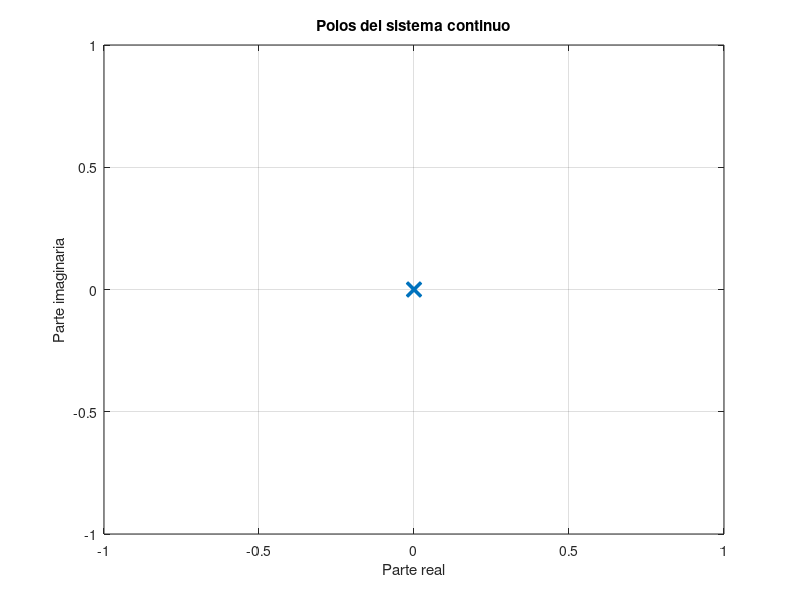
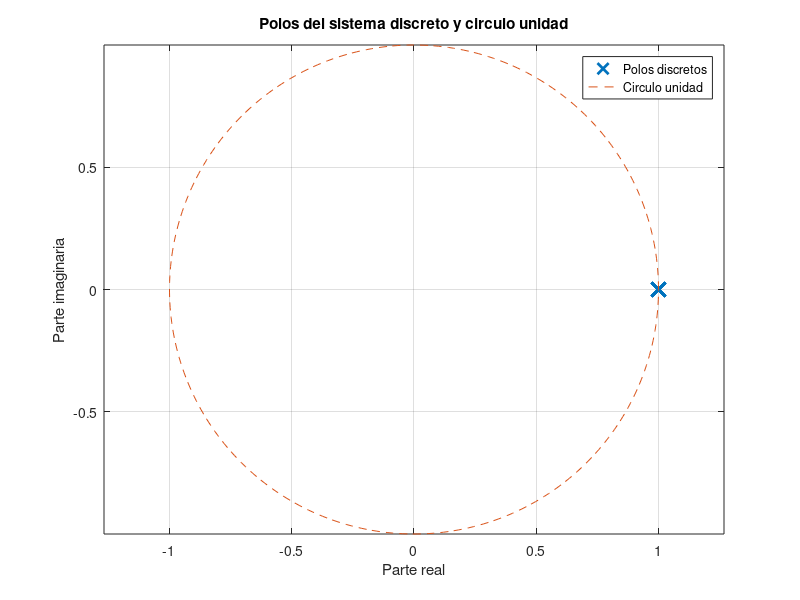

Reproduce these figures in MATLAB, in order.
%% BoosterInit_P2.m
% Practica 2
% Discretizacion y analisis estructural del modelo del cohete

%% Limpieza inicial
clear; close all; clc;
format long e

%% Parametros fisicos del cohete

m = 5e5;        % Masa del cohete [kg]
g = 10;         % Gravedad [m/s^2]
Theta = 2e8;    % Momento de inercia [kg*m^2]
LT = 35;        % Distancia motor-centro de gravedad [m]
FT0 = m*g;      % Empuje de equilibrio [N]

%% Modelo continuo linealizado

A = [0 0 0 0 -1 0;
     0 0 0 1  0 0;
     0 0 0 0  0 1;
     0 0 0 0  0 0;
     0 0 10 0 0 0;
     0 0 0 0  0 0];

B = [0       0;
     0       0;
     0       0;
     0   2e-6;
     10      0;
    -0.875   0];

C = eye(6);

D = zeros(6,2);

%% Sistema continuo

sysc = ss(A,B,C,D);

%% Discretizacion del sistema

Ts = 0.1;              % Tiempo de muestreo [s]

sysd = c2d(sysc, Ts);  % Sistema discreto

Phi = sysd.A;          % Matriz dinamica discreta
H = sysd.B;            % Matriz de entrada discreta
Cd = sysd.C;           % Matriz de salida discreta
Dd = sysd.D;           % Matriz directa discreta

%% Mostrar matrices discretas

disp('---------------------------------------------')
disp('Matriz Phi del sistema discreto:')
disp(Phi)

disp('Matriz H del sistema discreto:')
disp(H)
disp('---------------------------------------------')

%% Analisis de estabilidad

% Polos del sistema continuo
polos_c = eig(A);

% Polos del sistema discreto
polos_d = eig(Phi);

disp('Polos del sistema continuo:')
disp(polos_c)

disp('Polos del sistema discreto:')
disp(polos_d)

disp('Modulo de los polos discretos:')
disp(abs(polos_d))

%% Representacion grafica de los polos continuos

figure;
plot(real(polos_c), imag(polos_c), 'x', 'MarkerSize', 10, 'LineWidth', 2);
grid on;
xlabel('Parte real');
ylabel('Parte imaginaria');
title('Polos del sistema continuo');

%% Representacion grafica de los polos discretos

figure;
plot(real(polos_d), imag(polos_d), 'x', 'MarkerSize', 10, 'LineWidth', 2);
hold on;

theta = linspace(0, 2*pi, 300);
plot(cos(theta), sin(theta), '--');

grid on;
axis equal;
xlabel('Parte real');
ylabel('Parte imaginaria');
title('Polos del sistema discreto y circulo unidad');
legend('Polos discretos','Circulo unidad');

%% Analisis de controlabilidad con ambos actuadores

Co = ctrb(Phi, H);
    
rango_Co = rank(Co);

disp('---------------------------------------------')
disp('Rango de la matriz de controlabilidad con ambos actuadores:')
disp(rango_Co)

if rango_Co == 6
    disp('El sistema es completamente controlable con ambos actuadores.')
else
    disp('El sistema NO es completamente controlable con ambos actuadores.')
end

%% Controlabilidad usando solo alpha

H_alpha = H(:,1);

Co_alpha = ctrb(Phi, H_alpha);

rango_alpha = rank(Co_alpha);

disp('Rango de controlabilidad usando solo alpha:')
disp(rango_alpha)

if rango_alpha == 6
    disp('Con alpha se puede controlar todo el sistema.')
else
    disp('Con alpha solo se controla una parte del sistema.')
end


%% Controlabilidad usando solo dFT

H_dFT = H(:,2);

Co_dFT = ctrb(Phi, H_dFT);

rango_dFT = rank(Co_dFT);

disp('Rango de controlabilidad usando solo dFT:')
disp(rango_dFT)

if rango_dFT == 6
    disp('Con dFT se puede controlar todo el sistema.')
else
    disp('Con dFT solo se controla una parte del sistema.')
end

disp('---------------------------------------------')

%% Separacion en subsistemas lateral y vertical

% Estados:
% 1 -> xCG
% 2 -> yCG
% 3 -> psi
% 4 -> ub
% 5 -> vb
% 6 -> rb

%% Subsistema lateral-actitud

idx_lat = [1 3 5 6];

Phi_lat = Phi(idx_lat, idx_lat);
H_lat = H(idx_lat, 1);   % Entrada alpha

Co_lat = ctrb(Phi_lat, H_lat);
rango_lat = rank(Co_lat);

disp('Controlabilidad del subsistema lateral-actitud:')
disp(rango_lat)

if rango_lat == length(idx_lat)
    disp('El subsistema lateral-actitud es controlable mediante alpha.')
else
    disp('El subsistema lateral-actitud NO es completamente controlable mediante alpha.')
end


%% Subsistema vertical

idx_ver = [2 4];

Phi_ver = Phi(idx_ver, idx_ver);
H_ver = H(idx_ver, 2);   % Entrada dFT

Co_ver = ctrb(Phi_ver, H_ver);
rango_ver = rank(Co_ver);

disp('Controlabilidad del subsistema vertical:')
disp(rango_ver)

if rango_ver == length(idx_ver)
    disp('El subsistema vertical es controlable mediante dFT.')
else
    disp('El subsistema vertical NO es completamente controlable mediante dFT.')
end

disp('---------------------------------------------')

%% Analisis de observabilidad con todos los estados medidos

Ob = obsv(Phi, Cd);

rango_Ob = rank(Ob);

disp('Analisis de observabilidad con todos los estados medidos:')
disp('Rango de la matriz de observabilidad:')
disp(rango_Ob)

if rango_Ob == 6
    disp('El sistema es completamente observable midiendo todos los estados.')
else
    disp('El sistema NO es completamente observable.')
end

disp('---------------------------------------------')

%% Observabilidad midiendo solo posicion y angulo

% Se consideran como salidas medidas:
% xCG, yCG y psi

C_pos = [1 0 0 0 0 0;
         0 1 0 0 0 0;
         0 0 1 0 0 0];

Ob_pos = obsv(Phi, C_pos);

rango_Ob_pos = rank(Ob_pos);

disp('Observabilidad midiendo solo xCG, yCG y psi:')
disp('Rango de la matriz de observabilidad parcial:')
disp(rango_Ob_pos)

if rango_Ob_pos == 6
    disp('El sistema sigue siendo observable midiendo solo posiciones y angulo.')
else
    disp('El sistema NO es completamente observable con estas medidas.')
end

disp('---------------------------------------------')

%% Influencia del tiempo de muestreo

Ts_values = [0.01 0.05 0.1 0.2 0.5 1];

disp('Influencia del tiempo de muestreo sobre los polos discretos:')

for i = 1:length(Ts_values)

    Ts_i = Ts_values(i);

    sysd_i = c2d(sysc, Ts_i);

    Phi_i = sysd_i.A;

    polos_i = eig(Phi_i);

    disp('---------------------------------------------')
    disp(['Tiempo de muestreo Ts = ', num2str(Ts_i), ' s'])
    disp('Polos discretos:')
    disp(polos_i)
    disp('Modulo de los polos:')
    disp(abs(polos_i))

end

disp('---------------------------------------------')

%% Sensibilidad parametrica frente a la masa

% Se estudia el efecto de variar la masa del cohete
% respecto al valor nominal.

m_values = [0.8*m, m, 1.2*m];

disp('Sensibilidad parametrica frente a la masa:')

for i = 1:length(m_values)

    m_i = m_values(i);

    % Recalculo del efecto de dFT sobre la dinamica vertical
    B_i = [0       0;
           0       0;
           0       0;
           0   1/m_i;
           10      0;
          -0.875   0];

    sysc_i = ss(A, B_i, C, D);
    sysd_i = c2d(sysc_i, Ts);

    Phi_i = sysd_i.A;
    H_i = sysd_i.B;

    polos_i = eig(Phi_i);
    Co_i = ctrb(Phi_i, H_i);
    rango_Co_i = rank(Co_i);

    disp('---------------------------------------------')
    disp(['Masa considerada m = ', num2str(m_i), ' kg'])

    disp('Columna de H asociada a dFT:')
    disp(H_i(:,2))

    disp('Polos discretos:')
    disp(polos_i)

    disp('Rango de controlabilidad:')
    disp(rango_Co_i)

end

disp('---------------------------------------------')

%% Sensibilidad parametrica frente al momento de inercia

% Se estudia el efecto de variar el momento de inercia del cohete
% respecto al valor nominal.

Theta_values = [0.8*Theta, Theta, 1.2*Theta];

disp('Sensibilidad parametrica frente al momento de inercia:')

for i = 1:length(Theta_values)

    Theta_i = Theta_values(i);

    % Recalculo del efecto de alpha sobre la dinamica angular
    % Termino nominal: -(FT0*LT)/Theta = -0.875

    coef_alpha_rb = -(FT0*LT)/Theta_i;

    B_i = [0       0;
           0       0;
           0       0;
           0   1/m;
           10      0;
           coef_alpha_rb   0];

    sysc_i = ss(A, B_i, C, D);
    sysd_i = c2d(sysc_i, Ts);

    Phi_i = sysd_i.A;
    H_i = sysd_i.B;

    polos_i = eig(Phi_i);
    Co_i = ctrb(Phi_i, H_i);
    rango_Co_i = rank(Co_i);

    disp('---------------------------------------------')
    disp(['Momento de inercia Theta = ', num2str(Theta_i), ' kg*m^2'])

    disp('Coeficiente de alpha sobre rb:')
    disp(coef_alpha_rb)

    disp('Columna de H asociada a alpha:')
    disp(H_i(:,1))

    disp('Polos discretos:')
    disp(polos_i)

    disp('Rango de controlabilidad:')
    disp(rango_Co_i)

end

disp('---------------------------------------------')

%% Sensibilidad parametrica frente al brazo de empuje LT

% Se estudia el efecto de variar la distancia entre el motor
% y el centro de gravedad del cohete.

LT_values = [0.8*LT, LT, 1.2*LT];

disp('Sensibilidad parametrica frente al brazo de empuje LT:')

for i = 1:length(LT_values)

    LT_i = LT_values(i);

    % Recalculo del efecto de alpha sobre la dinamica angular
    % Termino nominal: -(FT0*LT)/Theta = -0.875

    coef_alpha_rb = -(FT0*LT_i)/Theta;

    B_i = [0       0;
           0       0;
           0       0;
           0   1/m;
           10      0;
           coef_alpha_rb   0];

    sysc_i = ss(A, B_i, C, D);
    sysd_i = c2d(sysc_i, Ts);

    Phi_i = sysd_i.A;
    H_i = sysd_i.B;

    polos_i = eig(Phi_i);
    Co_i = ctrb(Phi_i, H_i);
    rango_Co_i = rank(Co_i);

    disp('---------------------------------------------')
    disp(['Brazo de empuje LT = ', num2str(LT_i), ' m'])

    disp('Coeficiente de alpha sobre rb:')
    disp(coef_alpha_rb)

    disp('Columna de H asociada a alpha:')
    disp(H_i(:,1))

    disp('Polos discretos:')
    disp(polos_i)

    disp('Rango de controlabilidad:')
    disp(rango_Co_i)

end

disp('---------------------------------------------')

%% Fallo parcial de actuadores

disp('Analisis de fallo parcial de actuadores:')

%% Caso 1: alpha funciona al 50 %

H_alpha_50 = H;
H_alpha_50(:,1) = 0.5*H(:,1);

Co_alpha_50 = ctrb(Phi, H_alpha_50);
rango_alpha_50 = rank(Co_alpha_50);

disp('---------------------------------------------')
disp('Fallo parcial: alpha al 50%')
disp('Rango de controlabilidad:')
disp(rango_alpha_50)

if rango_alpha_50 == 6
    disp('El sistema sigue siendo completamente controlable con alpha al 50%.')
else
    disp('El sistema pierde controlabilidad con alpha al 50%.')
end


%% Caso 2: dFT funciona al 50 %

H_dFT_50 = H;
H_dFT_50(:,2) = 0.5*H(:,2);

Co_dFT_50 = ctrb(Phi, H_dFT_50);
rango_dFT_50 = rank(Co_dFT_50);

disp('---------------------------------------------')
disp('Fallo parcial: dFT al 50%')
disp('Rango de controlabilidad:')
disp(rango_dFT_50)

if rango_dFT_50 == 6
    disp('El sistema sigue siendo completamente controlable con dFT al 50%.')
else
    disp('El sistema pierde controlabilidad con dFT al 50%.')
end


%% Caso 3: ambos actuadores funcionan al 50 %

H_ambos_50 = 0.5*H;

Co_ambos_50 = ctrb(Phi, H_ambos_50);
rango_ambos_50 = rank(Co_ambos_50);

disp('---------------------------------------------')
disp('Fallo parcial: ambos actuadores al 50%')
disp('Rango de controlabilidad:')
disp(rango_ambos_50)

if rango_ambos_50 == 6
    disp('El sistema sigue siendo completamente controlable con ambos actuadores al 50%.')
else
    disp('El sistema pierde controlabilidad con ambos actuadores al 50%.')
end

disp('---------------------------------------------')

x0 = [0; 200; 10*pi/180; 0; 0; 0];
alpha0 = 0;
dFT_test = 0;
u0 = [alpha0; dFT_test];
